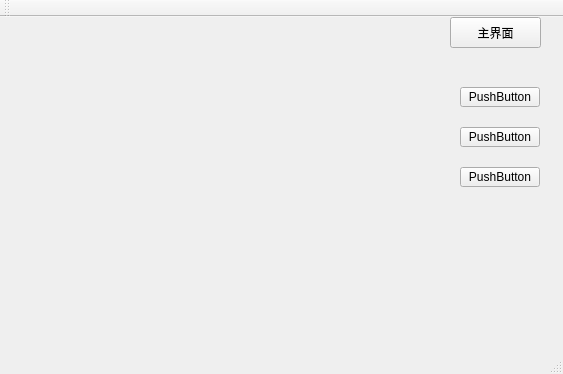
<?xml version="1.0" encoding="UTF-8"?>
<ui version="4.0">
 <class>MainWindow</class>
 <widget class="QMainWindow" name="MainWindow">
  <property name="geometry">
   <rect>
    <x>0</x>
    <y>0</y>
    <width>563</width>
    <height>374</height>
   </rect>
  </property>
  <property name="windowTitle">
   <string>MainWindow</string>
  </property>
  <property name="toolButtonStyle">
   <enum>Qt::ToolButtonTextOnly</enum>
  </property>
  <widget class="QWidget" name="centralWidget">
   <widget class="QPushButton" name="pushButton">
    <property name="geometry">
     <rect>
      <x>450</x>
      <y>0</y>
      <width>91</width>
      <height>31</height>
     </rect>
    </property>
    <property name="text">
     <string>主界面</string>
    </property>
   </widget>
   <widget class="QPushButton" name="pushButton_2">
    <property name="geometry">
     <rect>
      <x>460</x>
      <y>70</y>
      <width>80</width>
      <height>20</height>
     </rect>
    </property>
    <property name="text">
     <string>PushButton</string>
    </property>
   </widget>
   <widget class="QPushButton" name="pushButton_3">
    <property name="geometry">
     <rect>
      <x>460</x>
      <y>110</y>
      <width>80</width>
      <height>20</height>
     </rect>
    </property>
    <property name="text">
     <string>PushButton</string>
    </property>
   </widget>
   <widget class="QPushButton" name="pushButton_4">
    <property name="geometry">
     <rect>
      <x>460</x>
      <y>150</y>
      <width>80</width>
      <height>20</height>
     </rect>
    </property>
    <property name="text">
     <string>PushButton</string>
    </property>
   </widget>
  </widget>
  <widget class="QMenuBar" name="menuBar">
   <property name="geometry">
    <rect>
     <x>0</x>
     <y>0</y>
     <width>563</width>
     <height>21</height>
    </rect>
   </property>
  </widget>
  <widget class="QToolBar" name="mainToolBar">
   <attribute name="toolBarArea">
    <enum>TopToolBarArea</enum>
   </attribute>
   <attribute name="toolBarBreak">
    <bool>false</bool>
   </attribute>
  </widget>
  <widget class="QStatusBar" name="statusBar"/>
 </widget>
 <layoutdefault spacing="6" margin="11"/>
 <resources/>
 <connections/>
</ui>
